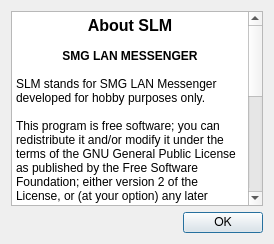
<?xml version="1.0" encoding="UTF-8"?>
<ui version="4.0">
 <class>aboutSLMDialog</class>
 <widget class="QDialog" name="aboutSLMDialog">
  <property name="geometry">
   <rect>
    <x>0</x>
    <y>108</y>
    <width>274</width>
    <height>244</height>
   </rect>
  </property>
  <property name="sizePolicy">
   <sizepolicy hsizetype="Fixed" vsizetype="Fixed">
    <horstretch>0</horstretch>
    <verstretch>0</verstretch>
   </sizepolicy>
  </property>
  <property name="font">
   <font>
    <family>Arial</family>
   </font>
  </property>
  <property name="windowTitle">
   <string>Dialog</string>
  </property>
  <layout class="QVBoxLayout" name="verticalLayout">
   <item>
    <widget class="QTextEdit" name="textEdit">
     <property name="font">
      <font>
       <family>Arial</family>
      </font>
     </property>
     <property name="html">
      <string>&lt;!DOCTYPE HTML PUBLIC &quot;-//W3C//DTD HTML 4.0//EN&quot; &quot;http://www.w3.org/TR/REC-html40/strict.dtd&quot;&gt;
&lt;html&gt;&lt;head&gt;&lt;meta name=&quot;qrichtext&quot; content=&quot;1&quot; /&gt;&lt;style type=&quot;text/css&quot;&gt;
p, li { white-space: pre-wrap; }
&lt;/style&gt;&lt;/head&gt;&lt;body style=&quot; font-family:'Arial'; font-size:8.25pt; font-weight:400; font-style:normal;&quot;&gt;
&lt;p align=&quot;center&quot; style=&quot; margin-top:0px; margin-bottom:0px; margin-left:0px; margin-right:0px; -qt-block-indent:0; text-indent:0px;&quot;&gt;&lt;span style=&quot; font-family:'Helvetica'; font-size:12pt; font-weight:600;&quot;&gt;About SLM&lt;/span&gt;&lt;/p&gt;
&lt;p style=&quot;-qt-paragraph-type:empty; margin-top:0px; margin-bottom:0px; margin-left:0px; margin-right:0px; -qt-block-indent:0; text-indent:0px; font-family:'Helvetica'; font-size:9pt;&quot;&gt;&lt;/p&gt;
&lt;p align=&quot;center&quot; style=&quot; margin-top:0px; margin-bottom:0px; margin-left:0px; margin-right:0px; -qt-block-indent:0; text-indent:0px;&quot;&gt;&lt;span style=&quot; font-family:'Helvetica'; font-size:9pt; font-weight:600;&quot;&gt;SMG LAN MESSENGER&lt;/span&gt;&lt;/p&gt;
&lt;p style=&quot;-qt-paragraph-type:empty; margin-top:0px; margin-bottom:0px; margin-left:0px; margin-right:0px; -qt-block-indent:0; text-indent:0px; font-family:'Helvetica'; font-size:9pt;&quot;&gt;&lt;/p&gt;
&lt;p style=&quot; margin-top:0px; margin-bottom:0px; margin-left:0px; margin-right:0px; -qt-block-indent:0; text-indent:0px;&quot;&gt;&lt;span style=&quot; font-family:'Helvetica'; font-size:9pt;&quot;&gt;SLM stands for SMG LAN Messenger developed for hobby purposes only. &lt;/span&gt;&lt;/p&gt;
&lt;p style=&quot;-qt-paragraph-type:empty; margin-top:0px; margin-bottom:0px; margin-left:0px; margin-right:0px; -qt-block-indent:0; text-indent:0px; font-family:'Helvetica'; font-size:9pt;&quot;&gt;&lt;/p&gt;
&lt;p style=&quot; margin-top:0px; margin-bottom:0px; margin-left:0px; margin-right:0px; -qt-block-indent:0; text-indent:0px;&quot;&gt;&lt;span style=&quot; font-family:'Helvetica'; font-size:9pt;&quot;&gt;This program is free software; you can redistribute it and/or modify it under the terms of the GNU General Public License as published by the Free Software Foundation; either version 2 of the License, or (at your option) any later version.&lt;/span&gt;&lt;/p&gt;
&lt;p style=&quot;-qt-paragraph-type:empty; margin-top:0px; margin-bottom:0px; margin-left:0px; margin-right:0px; -qt-block-indent:0; text-indent:0px; font-family:'Helvetica'; font-size:9pt;&quot;&gt;&lt;/p&gt;
&lt;p style=&quot; margin-top:0px; margin-bottom:0px; margin-left:0px; margin-right:0px; -qt-block-indent:0; text-indent:0px;&quot;&gt;&lt;span style=&quot; font-family:'Helvetica'; font-size:9pt;&quot;&gt;This program is distributed in the hope that it will be useful, but WITHOUT ANY WARRANTY; without even the implied warranty of MERCHANTABILITY or FITNESS FOR A PARTICULAR PURPOSE.  See the GNU General Public License for more details.&lt;/span&gt;&lt;/p&gt;
&lt;p style=&quot;-qt-paragraph-type:empty; margin-top:0px; margin-bottom:0px; margin-left:0px; margin-right:0px; -qt-block-indent:0; text-indent:0px; font-family:'Helvetica'; font-size:9pt;&quot;&gt;&lt;/p&gt;
&lt;p align=&quot;center&quot; style=&quot; margin-top:0px; margin-bottom:0px; margin-left:0px; margin-right:0px; -qt-block-indent:0; text-indent:0px;&quot;&gt;&lt;span style=&quot; font-family:'Helvetica'; font-size:10pt; font-weight:600;&quot;&gt;Developer&lt;/span&gt;&lt;/p&gt;
&lt;p align=&quot;center&quot; style=&quot; margin-top:0px; margin-bottom:0px; margin-left:0px; margin-right:0px; -qt-block-indent:0; text-indent:0px;&quot;&gt;&lt;span style=&quot; font-family:'Helvetica'; font-size:9pt; font-style:italic;&quot;&gt;Ahmet KURUKÖSE (ahmetkurukose@yahoo.com)&lt;/span&gt;&lt;/p&gt;
&lt;p style=&quot;-qt-paragraph-type:empty; margin-top:0px; margin-bottom:0px; margin-left:0px; margin-right:0px; -qt-block-indent:0; text-indent:0px; font-family:'Helvetica'; font-size:9pt;&quot;&gt;&lt;/p&gt;
&lt;p align=&quot;center&quot; style=&quot; margin-top:0px; margin-bottom:0px; margin-left:0px; margin-right:0px; -qt-block-indent:0; text-indent:0px;&quot;&gt;&lt;span style=&quot; font-family:'Helvetica'; font-size:10pt; font-weight:600;&quot;&gt;Consultants&lt;/span&gt;&lt;/p&gt;
&lt;p align=&quot;center&quot; style=&quot; margin-top:0px; margin-bottom:0px; margin-left:0px; margin-right:0px; -qt-block-indent:0; text-indent:0px;&quot;&gt;&lt;span style=&quot; font-family:'Helvetica'; font-size:9pt; font-style:italic;&quot;&gt;Umut DENİZ&lt;/span&gt;&lt;/p&gt;
&lt;p align=&quot;center&quot; style=&quot; margin-top:0px; margin-bottom:0px; margin-left:0px; margin-right:0px; -qt-block-indent:0; text-indent:0px;&quot;&gt;&lt;span style=&quot; font-family:'Helvetica'; font-size:9pt; font-style:italic;&quot;&gt;Fatih AKSEL&lt;/span&gt;&lt;/p&gt;
&lt;p align=&quot;center&quot; style=&quot; margin-top:0px; margin-bottom:0px; margin-left:0px; margin-right:0px; -qt-block-indent:0; text-indent:0px;&quot;&gt;&lt;span style=&quot; font-family:'Helvetica'; font-size:9pt; font-style:italic;&quot;&gt;Cengiz YILMAZ&lt;/span&gt;&lt;/p&gt;&lt;/body&gt;&lt;/html&gt;</string>
     </property>
     <property name="textInteractionFlags">
      <set>Qt::TextSelectableByKeyboard|Qt::TextSelectableByMouse</set>
     </property>
    </widget>
   </item>
   <item>
    <layout class="QHBoxLayout" name="horizontalLayout">
     <item>
      <spacer name="horizontalSpacer">
       <property name="orientation">
        <enum>Qt::Horizontal</enum>
       </property>
       <property name="sizeHint" stdset="0">
        <size>
         <width>40</width>
         <height>20</height>
        </size>
       </property>
      </spacer>
     </item>
     <item>
      <widget class="QPushButton" name="aboutSLM_OKButton">
       <property name="sizePolicy">
        <sizepolicy hsizetype="Fixed" vsizetype="Fixed">
         <horstretch>0</horstretch>
         <verstretch>0</verstretch>
        </sizepolicy>
       </property>
       <property name="font">
        <font>
         <family>FreeSans</family>
         <stylestrategy>PreferAntialias</stylestrategy>
        </font>
       </property>
       <property name="text">
        <string>OK</string>
       </property>
      </widget>
     </item>
    </layout>
   </item>
  </layout>
 </widget>
 <resources/>
 <connections/>
</ui>
